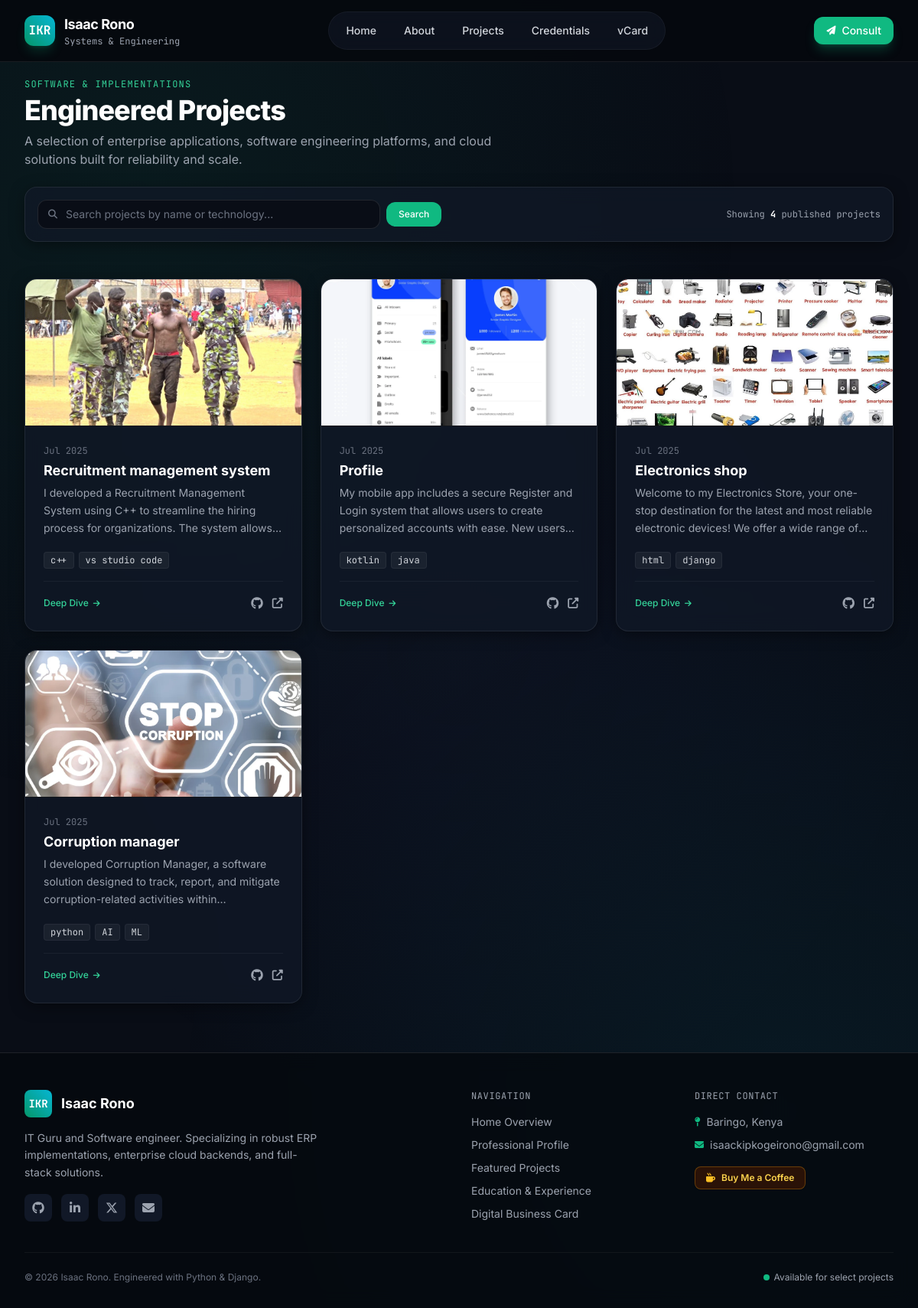
The page /projects/ on the database as committed earlier.
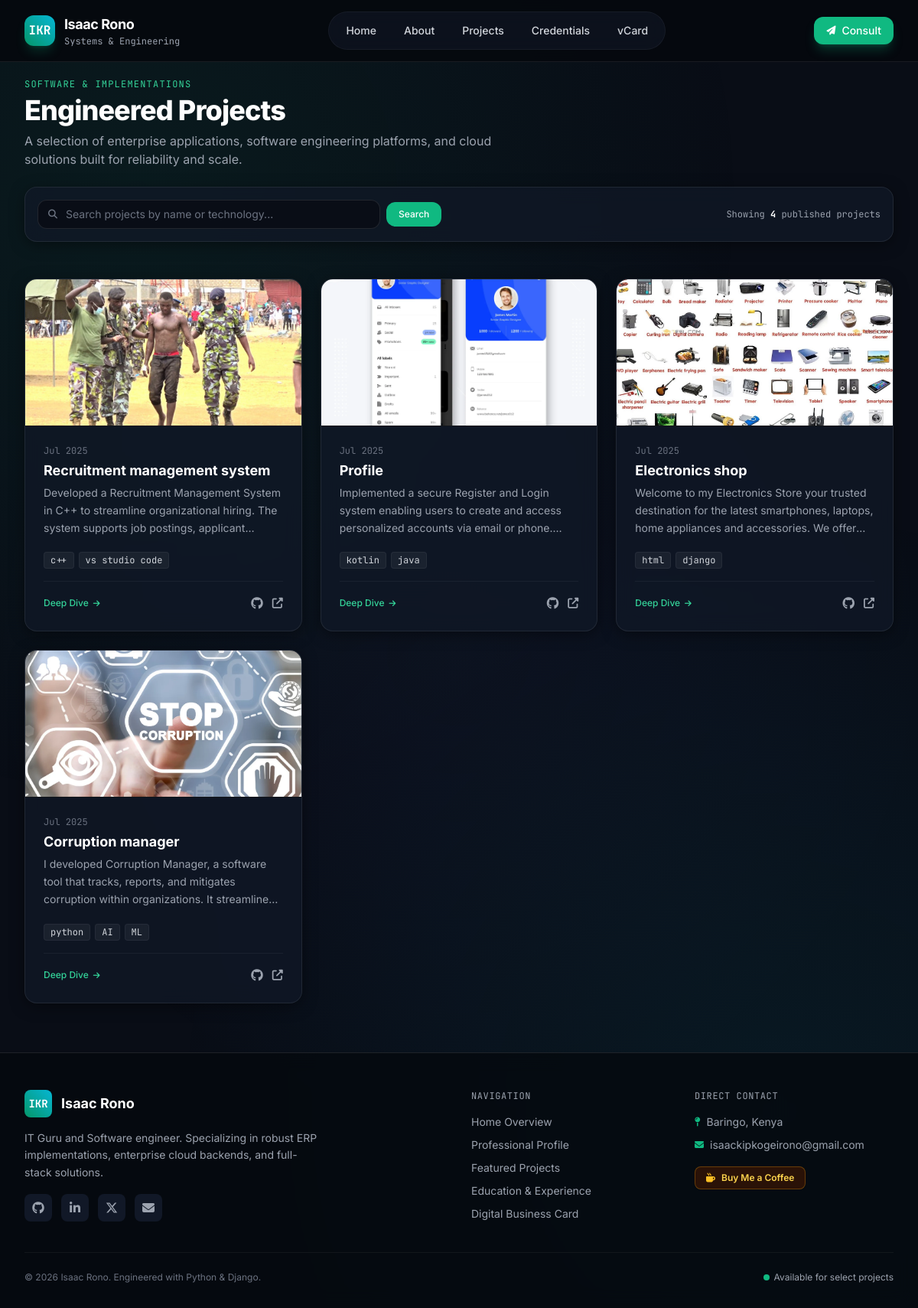
The same page on the database as committed later.
### ikrweb/models.py (models this page shows, shortened)
class Project(models.Model):
    title        = models.CharField(max_length=200)
    slug         = models.SlugField(max_length=220, unique=True, blank=True)
    description  = models.TextField()
    image        = models.ImageField(upload_to='projects/', blank=True, null=True)
    technologies = models.CharField(
        max_length=500,
        help_text="Comma-separated list of technologies, e.g. 'Django, Python, PostgreSQL'"
    )
    github_url   = models.URLField(blank=True, null=True)
    live_url     = models.URLField(blank=True, null=True)
    featured     = models.BooleanField(default=False, db_index=True)
    is_published = models.BooleanField(default=True, db_index=True,
                                       help_text="Unpublished projects are hidden from the public site")
    created_at   = models.DateTimeField(default=timezone.now)
    updated_at   = models.DateTimeField(auto_now=True)
    class Meta:
        ordering = ['-created_at']
    def get_technologies_list(self):
        return [t.strip() for t in self.technologies.split(',') if t.strip()]

### ikrweb/views.py (the view)
# urls.py: path('projects/', views.project_list, name='project_list'),
def project_list(request):
    projects = Project.objects.filter(is_published=True).order_by('-created_at')
    search = request.GET.get('q', '').strip()
    tech = request.GET.get('tech', '').strip()
    if search:
        projects = projects.filter(title__icontains=search) | projects.filter(description__icontains=search)
    if tech:
        projects = projects.filter(technologies__icontains=tech)
    context = {
        'projects': projects,
        'search_query': search,
        'tech_filter': tech,
    }
    return render(request, 'ikrweb/project_list.html', context)

### ikrweb/context_processors.py (called while the page is built)
def about_context(request):
    try:
        return {'about': About.objects.first()}
    except Exception:
        return {'about': None}

### templates/ikrweb/project_list.html (shortened to what the changed rows need)
{% extends 'base.html' %}
{% load static %}
{% block content %}
<div class="max-w-7xl mx-auto px-4 sm:px-6 lg:px-8 space-y-12">
    <div class="space-y-6">
        <div>
            <h1 class="text-3xl sm:text-4xl font-extrabold text-white tracking-tight mt-1">Engineered Projects</h1>
        </div>
    </div>
    <div class="grid grid-cols-1 md:grid-cols-2 lg:grid-cols-3 gap-6">
        {% for project in projects %}
            <article class="glass-panel rounded-2xl overflow-hidden hover-lift flex flex-col h-full group">
                <div class="relative h-48 w-full bg-dark-950 overflow-hidden border-b border-white/5">
                    {% if project.image %}
                        <img src="{{ project.image.url }}" alt="{{ project.title }}" class="w-full h-full object-cover group-hover:scale-105 transition-transform duration-500">
                    {% else %}
                        <div class="w-full h-full flex items-center justify-center bg-gradient-to-br from-dark-800 to-dark-900 text-gray-600">
                            <i class="fas fa-laptop-code text-4xl group-hover:text-brand-400 transition-colors"></i>
                        </div>
                    {% endif %}
                </div>
                <div class="p-6 flex flex-col flex-grow space-y-4">
                    <div class="space-y-1">
                        <div class="text-xs font-mono text-gray-500">
                            {{ project.created_at|date:"M Y" }}
                        </div>
                        <h2 class="text-lg font-bold text-white group-hover:text-brand-400 transition-colors">
                            <a href="{% url 'project_detail' project.pk %}">{{ project.title }}</a>
                        </h2>
                        <p class="text-sm text-gray-400 leading-relaxed line-clamp-3">
                            {{ project.description }}
                        </p>
                    </div>
                    <div class="flex flex-wrap gap-1.5 pt-1">
                        {% for tech in project.get_technologies_list %}
                            <a href="{% url 'project_list' %}?tech={{ tech }}" class="px-2 py-0.5 rounded text-xs font-mono bg-white/5 text-gray-300 border border-white/5 hover:border-brand-500/40 hover:text-brand-400 transition-colors">
                                {{ tech }}
                            </a>
                        {% endfor %}
                    </div>
                    <div class="pt-4 mt-auto border-t border-white/5 flex items-center justify-between text-xs font-medium">
                        <a href="{% url 'project_detail' project.pk %}" class="text-brand-400 hover:text-brand-300 inline-flex items-center gap-1.5">
                            <span>Deep Dive</span>
                            <i class="fas fa-arrow-right text-[10px]"></i>
                        </a>
                        <div class="flex items-center gap-3 text-gray-400">
                            {% if project.github_url %}
                                <a href="{{ project.github_url }}" target="_blank" rel="noopener noreferrer" class="hover:text-white" title="View Source">
                                    <i class="fab fa-github text-base"></i>
                                </a>
                            {% endif %}
                            {% if project.live_url %}
                                <a href="{{ project.live_url }}" target="_blank" rel="noopener noreferrer" class="hover:text-white" title="Live Preview">
                                    <i class="fas fa-external-link-alt text-sm"></i>
                                </a>
                            {% endif %}
                        </div>
                    </div>
                </div>
            </article>
        {% endfor %}
    </div>
</div>
{% endblock %}

Rows that differ between the two databases and show on the page:
changed Project "Recruitment management system": description "I developed a Recruitment Management System using C++ to streamline the hiring process for organizations. The system…" → "Developed a Recruitment Management System in C++ to streamline organizational hiring. The system supports job postings,…"
changed Project "Profile": description "My mobile app includes a secure Register and Login system that allows users to create personalized accounts with ease. New…" → "Implemented a secure Register and Login system enabling users to create and access personalized accounts via email or…"
changed Project "Electronics shop": description "Welcome to my Electronics Store, your one-stop destination for the latest and most reliable electronic devices! We offer a wide range…" → "Welcome to my Electronics Store your trusted destination for the latest smartphones, laptops, home appliances and accessories. We…"
changed Project "Corruption manager": description "I developed Corruption Manager, a software solution designed to track, report, and mitigate corruption-related activities…" → "I developed Corruption Manager, a software tool that tracks, reports, and mitigates corruption within organizations. It…"
